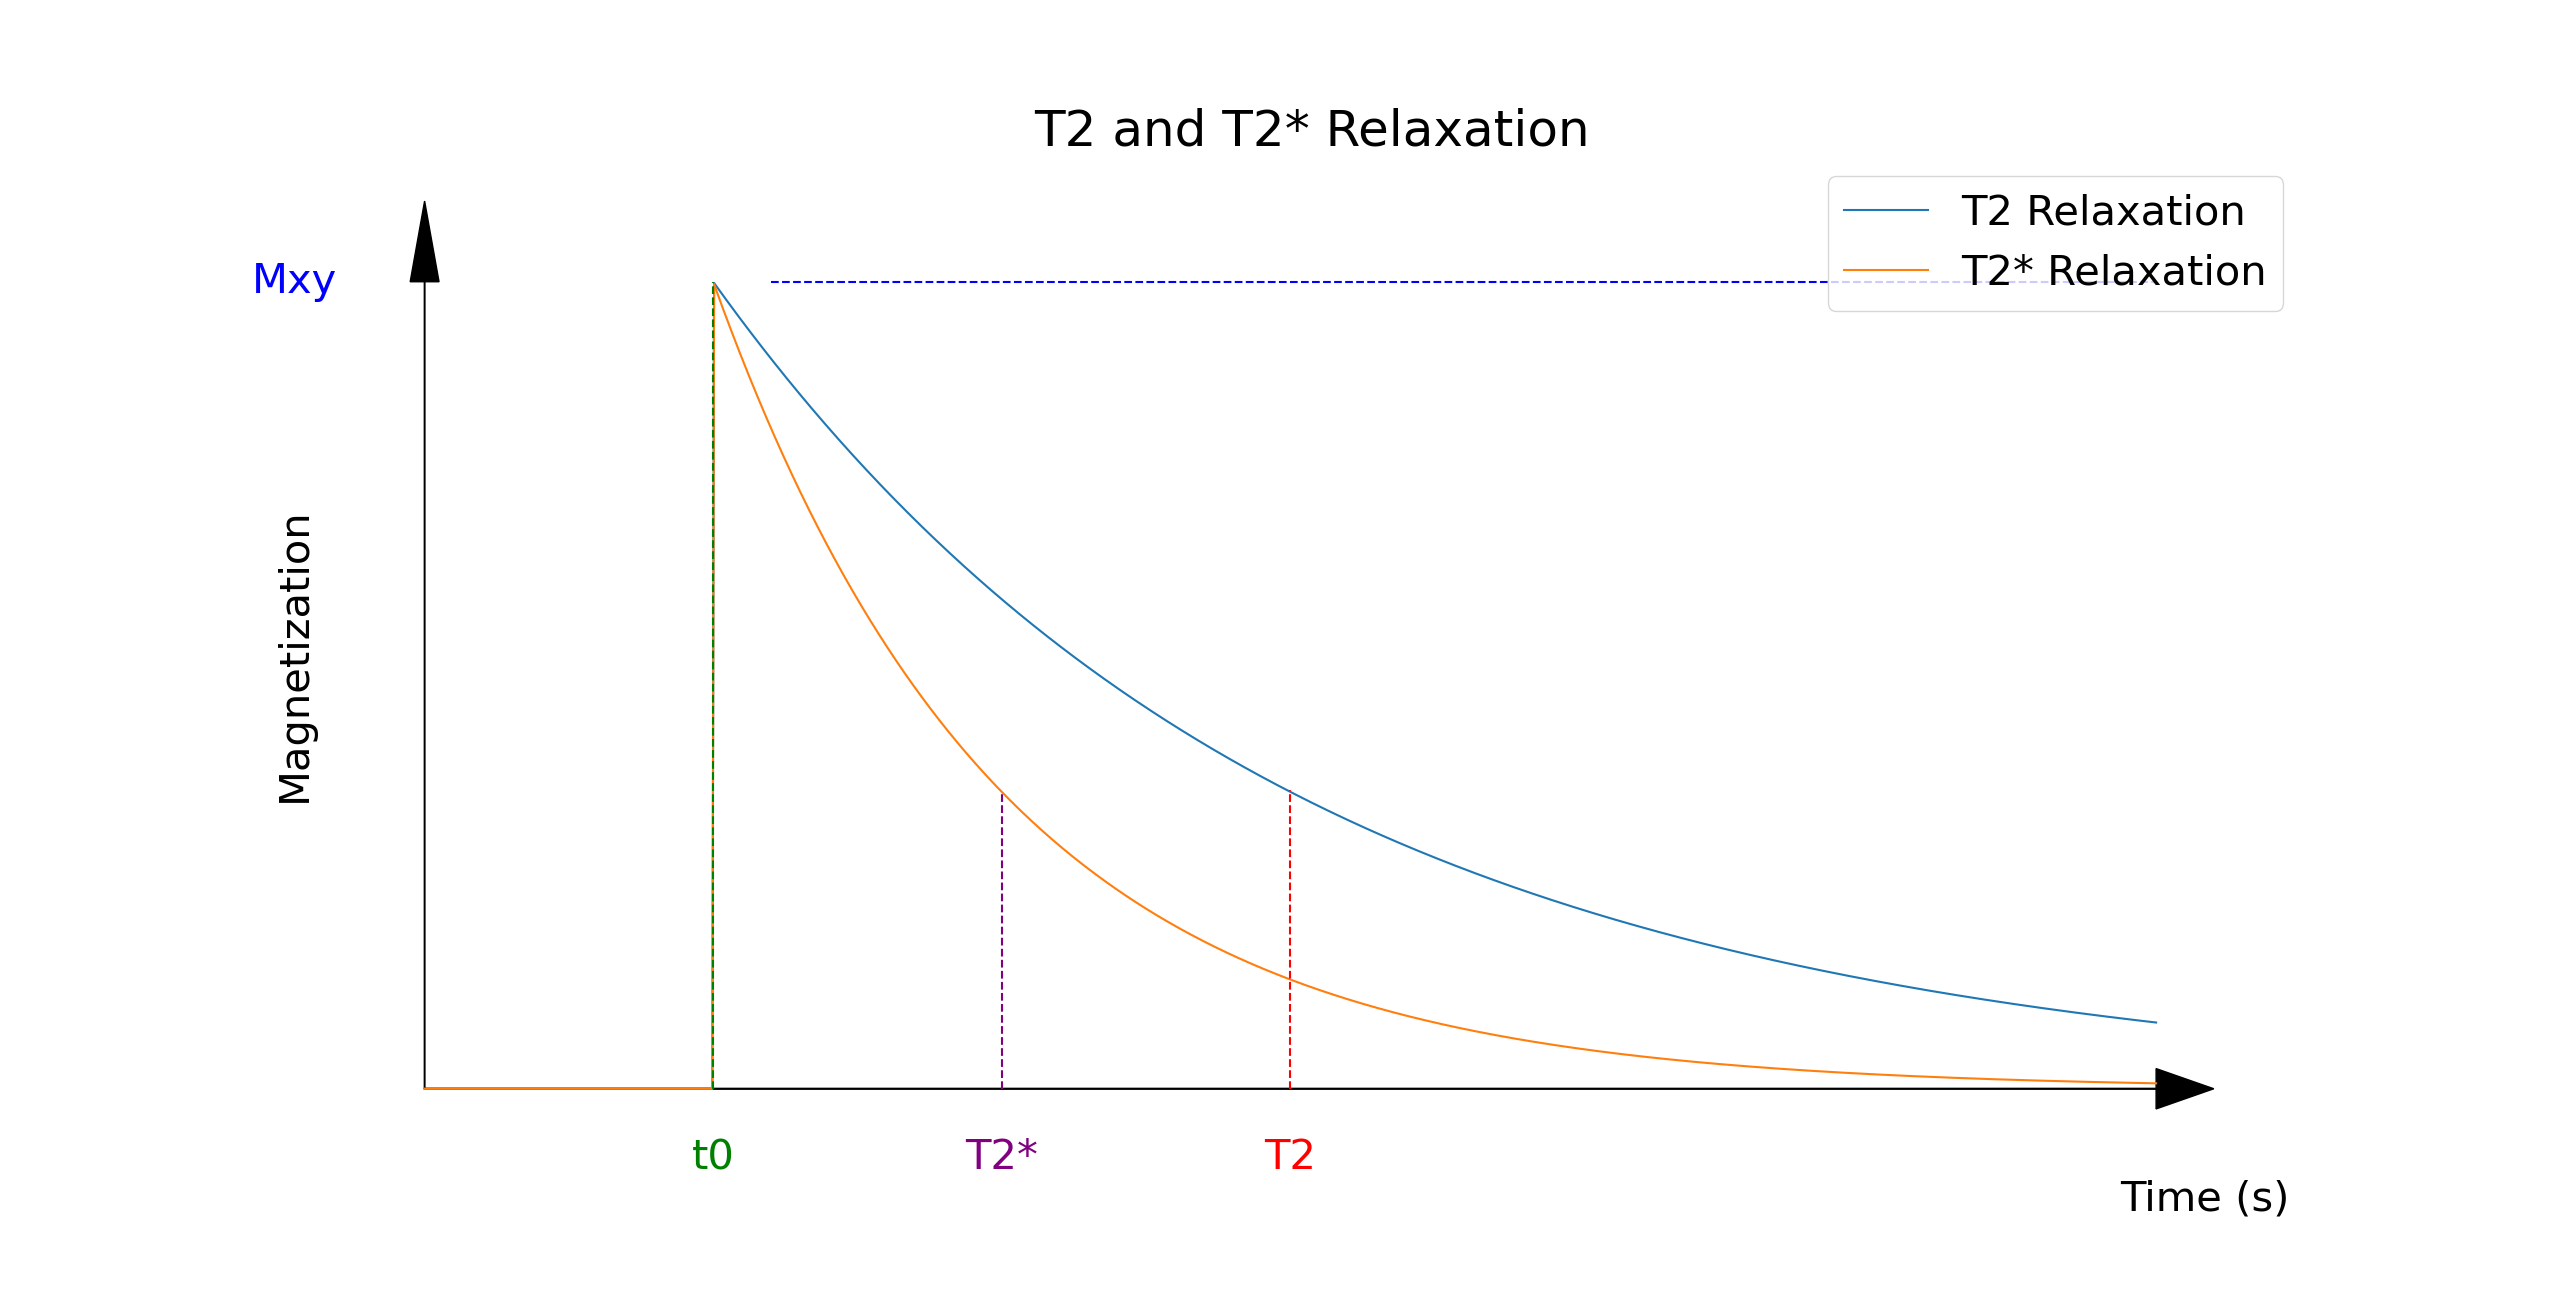

Recreate this plot in Python.
import numpy as np
import matplotlib.pyplot as plt

# Define T2 and T2* relaxation time in seconds
T2 = 1.0
T2_star = 0.5

# Define initial magnetization
M0 = 1.0

# Define starting point
t0 = 0.5

# Create time array from 0 to 3*T2 with 1000 points
t = np.linspace(0, 3*T2, 1000)

# Calculate magnetization at each time point with condition: before t0, value is 0; after t0, it follows the T2 or T2* relaxation function.
Mxy_T2 = np.piecewise(t, [t < t0, t >= t0], [0, lambda x: M0*np.exp(-(x-t0)/T2)])
Mxy_T2_star = np.piecewise(t, [t < t0, t >= t0], [0, lambda x: M0*np.exp(-(x-t0)/T2_star)])

# Plot
# Make all the text in the plot bigger
plt.rcParams.update({'font.size': 30})
fig, ax = plt.subplots(figsize=(8,6))
ax.plot(t, Mxy_T2, label='T2 Relaxation')
ax.plot(t, Mxy_T2_star, label='T2* Relaxation')
ax.set_xlabel('Time (s)')
# Move x-axis label to the right
ax.xaxis.set_label_coords(0.95, -0.025)
ax.get_xaxis().set_ticks([])
ax.get_yaxis().set_ticks([])
# Add  arrow for the time  direction
ax.arrow(0, 0, 3*T2, 0, head_width=0.05, head_length=0.1, fc='k', ec='k')
# Add  arrow for the magnetization direction
ax.arrow(0, 0, 0, M0, head_width=0.05, head_length=0.1, fc='k', ec='k')
ax.set_ylabel('Magnetization')
ax.set_title('T2 and T2* Relaxation')
ax.grid(True)

# Add T2 and T2* vertical lines but only until they intersect with the curve
ax.plot([T2+t0, T2+t0], [0, 0.37*M0], color='red', linestyle='dashed')
ax.plot([T2_star+t0, T2_star+t0], [0, Mxy_T2_star[np.where(t == T2_star+t0)[0][0]]], color='purple', linestyle='dashed')
# Indicate T2 and T2* on the  x-axis
ax.text(T2+t0, -0.1*M0, 'T2', color='red', ha='center')
ax.text(T2_star+t0, -0.1*M0, 'T2*', color='purple', ha='center')

# Add t0 vertical line going up to the M0
ax.plot([t0, t0], [0, M0], color='green', linestyle='dashed')
# Indicate t0 on the x-axis
ax.text(t0, -0.1*M0, 't0', color='green', ha='center')

# Add horizontal equilibrium magnetization indicator but make it start a little bit to the right
ax.hlines(M0, t0+0.1*T2, 3*T2, color='blue', linestyle='dashed')
# Indicate M0 on the  y-axis move it to  the left a bit
ax.text(-0.3*T2, M0, 'Mxy', color='blue', va='center')

# Remove the outside grid lines
ax.spines['top'].set_visible(False)
ax.spines['right'].set_visible(False)
ax.spines['bottom'].set_visible(False)
ax.spines['left'].set_visible(False)

ax.legend()
plt.show()
